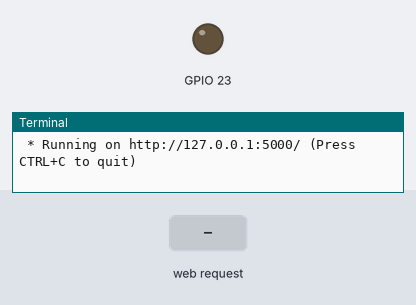
The program below on a simulated Raspberry Pi (BCM pin numbers). Parts: output pins drawn as LEDs (lit = HIGH), the last lines printed to the terminal. The inputs (shaded band) are chosen by the test bench. A web server runs the application; the clock reads 2024-03-15 10:24:30 at power-on unless the program sets it; library files of the repository ran but are not shown: 1 file(s).

Above: at 1.2 s.
1.3 s: HTTP request for /23/on received
At 2.2 s:
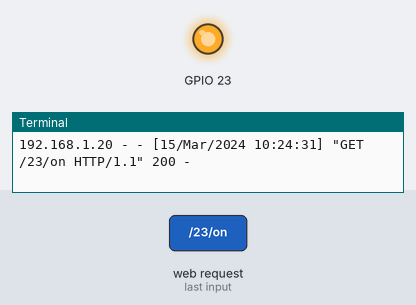
4.3 s: HTTP request for /23/off received
At 5.7 s:
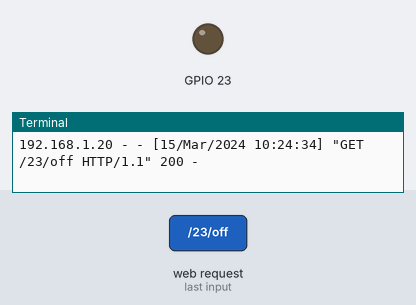
Timing chart, 0 to 7.3 s (numbered marks = the images above; inputs shaded):
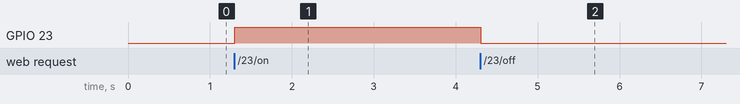

The program:

views.py
```python
from flask import render_template, request
from app import app
import RPi.GPIO as GPIO

GPIO.setmode(GPIO.BCM)
GPIO.setwarnings(False)

pins = {
    23 : {'name': 'LAMP SWITCH', 'state': GPIO.LOW }
}

for pin in pins:
    GPIO.setup(pin, GPIO.OUT)
    GPIO.output(pin, GPIO.LOW)

@app.route("/")
def index():
    for pin in pins:
        pins[pin]['state'] = GPIO.input(pin)
    templateData = {
        'pins' : pins
    }
    return render_template('index.html', **templateData)

@app.route("/<changePin>/<action>")
def action(changePin, action):
    changePin = int(changePin)
    deviceName = pins[changePin]['name']

    if action == "on":
        GPIO.output(changePin, GPIO.HIGH)
        message = deviceName + " is on."
    elif action == "off":
        GPIO.output(changePin, GPIO.LOW)
        message = deviceName + " is off."
    elif action == "toggle":
        GPIO.output(changePin, not GPIO.input(changePin))
        message = "Toggled " + deviceName + "."

    # update pin state
    for pin in pins:
        pins[pin]['state'] = GPIO.input(pin)

    templateData = {
        'message' : message,
        'pins' : pins
    }

    return render_template('index.html', **templateData)
```

Measured:
- after the input at 1.3 s, GPIO 23: LOW → HIGH at once
- after the input at 4.3 s, GPIO 23: HIGH → LOW at once
